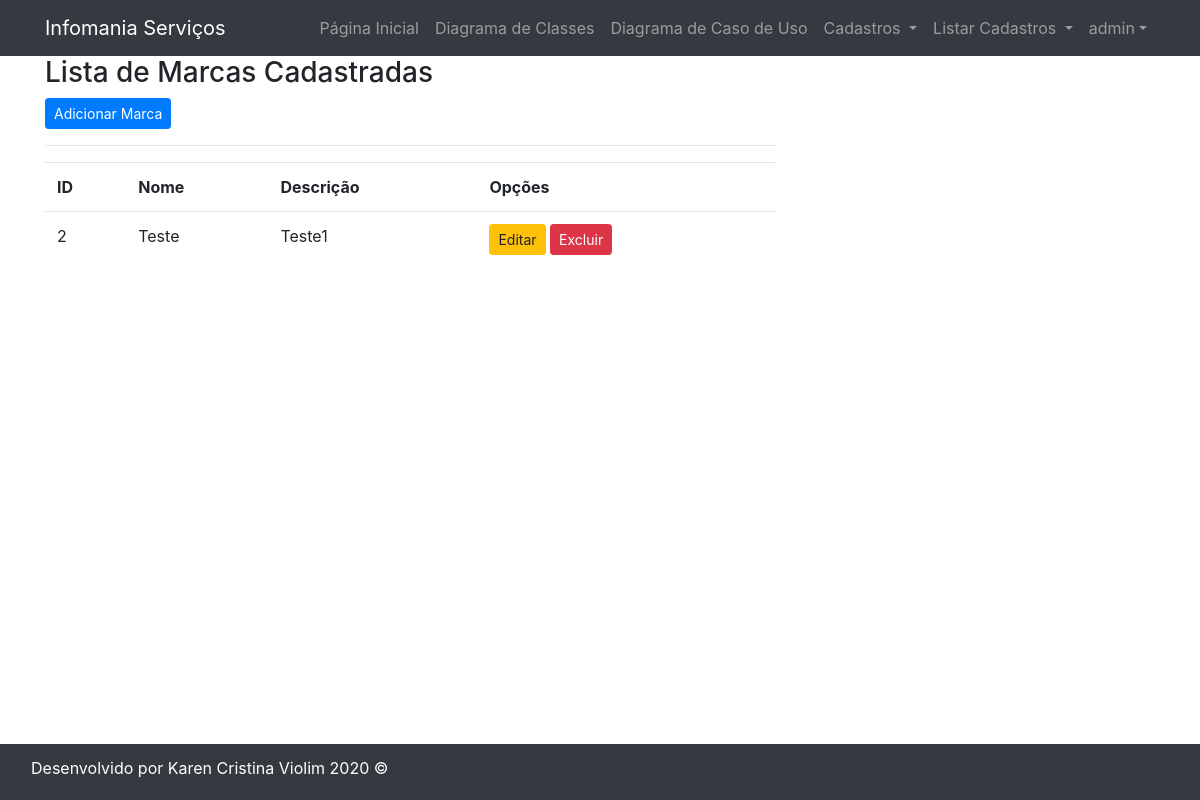
Page /listar/marca/ (signed in) on the earlier database version.
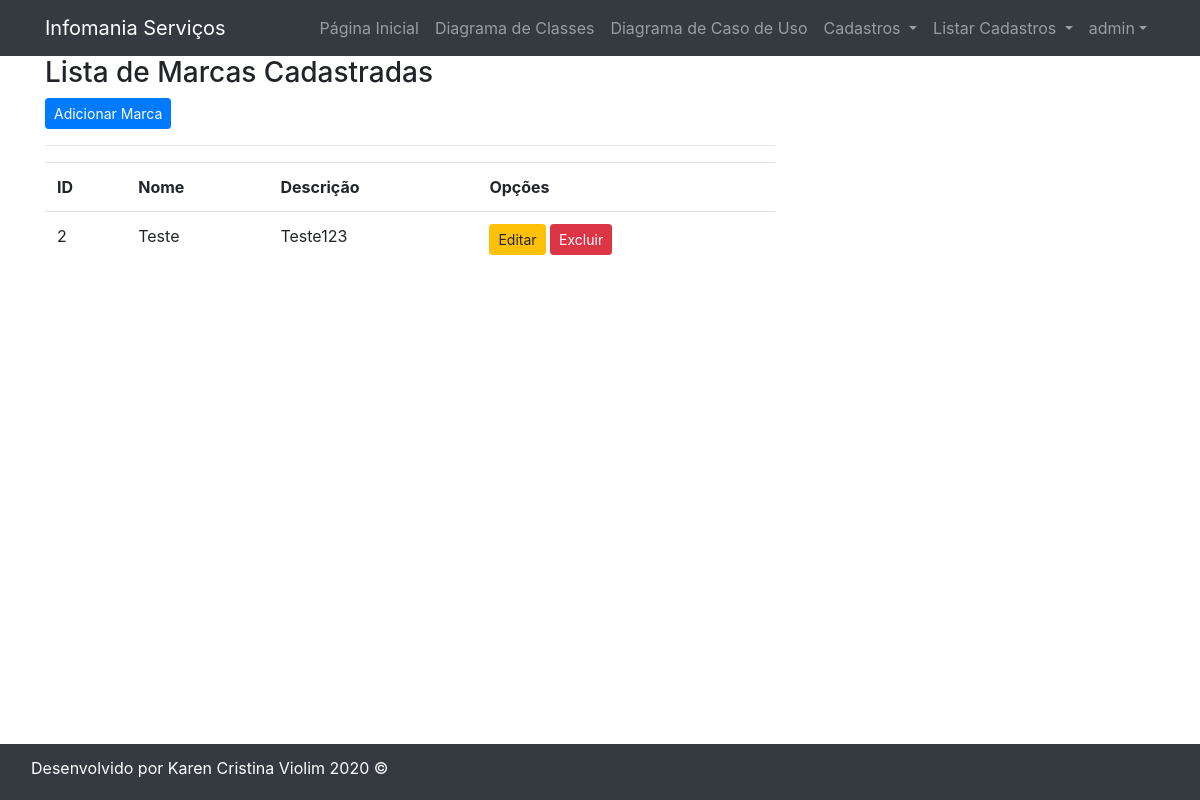
Same page on the later database version.
### cadastros/models.py (models this page shows, shortened)
class Marca(models.Model):
    nome = models.CharField(max_length=80)
    descricao = models.CharField(max_length=100, verbose_name="Descrição")

### cadastros/views.py (the view)
# urls.py: path('listar/marca/', MarcaList.as_view(), name='listar-marca'),
class MarcaList(LoginRequiredMixin, ListView):
    login_url = reverse_lazy('login')
    model = Marca
    template_name = 'cadastros/listas/marca.html'

### cadastros/templates/cadastros/listas/marca.html (shortened to what this page needs)
{% extends 'paginas/modelo.html' %}
{% load static %}
{% block menu %}
<h3>Lista de Marcas Cadastradas</h3>
<a href="{% url 'cadastrar-marca' %}" class="btn btn-primary btn-sm">Adicionar Marca</a>
<hr>
<div class="table responsive">
    <table class="table table striped">
        <tr>
            <th>ID</th>
            <th>Nome</th>
            <th>Descrição</th>
            <th>Opções</th>
        </tr>
        {% for marca in object_list %}
        <tr>
            <td>{{ marca.pk }}</td>
            <td>{{ marca.nome }}</td>
            <td>{{ marca.descricao }}</td>
            <td>
                <a href="{% url 'editar-marca' marca.pk %}" class="btn btn-warning btn-sm" title="Excluir">Editar</a>
                <a href="{% url 'excluir-marca' marca.pk%}" class="btn btn-danger btn-sm" title="Editar">Excluir</a>
            </td>
        </tr>
        {% empty %}
        <tr>
            <td colspan="3">Nenhum campo registrado.</td>
        </tr>
        {% endfor %}
    </table>
</div>
{% endblock %}

Differences in the rows shown:
changed Marca "Teste": descricao "Teste1" → "Teste123"
